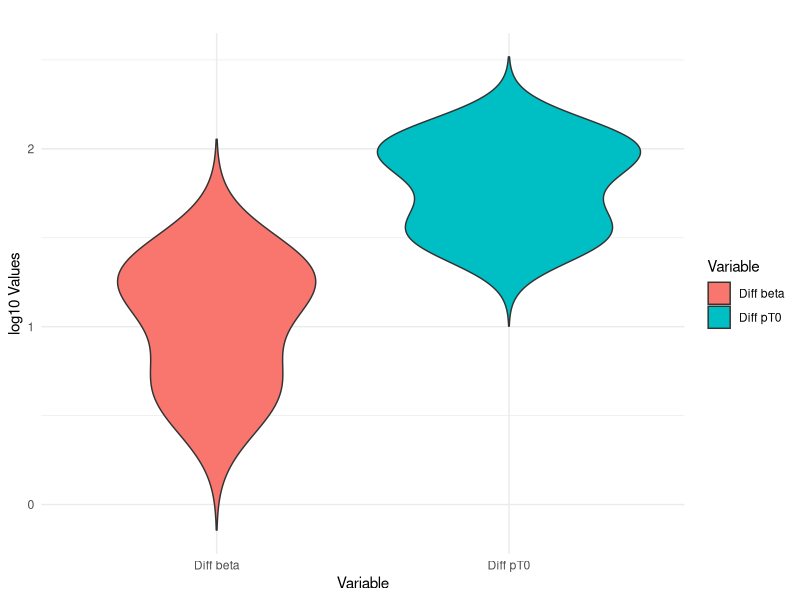

Generate this figure with R:
# Check how different the values are for yes vs no of a categorical cov
# Monolix gives the beta value for that parameter, so you have to obtain  
# the value for the other group.  

#Load packages and set working directory
library(readr)
library(ggplot2)
library(dplyr)
library(readxl)
library(gridExtra)

setwd("/Users/ejm6007/Desktop/NLME/B2AcReLogit50")


#Load files 
#Document with best mdoels
B2AcRe_SelectedModels <- read_xlsx("Summary_B2AcReLogit50_ModelSelection.xlsx", 
                                   sheet = "Model Selection 1")
j=1
#Prm values
B2AcReAll<-read_csv("B2AcReLogit50AllTotal.csv")

#best models for each selecttion type
selectedrows=c(13, 5, 9, 15)
parameters<-c("delta", "log10pT0", "c", "beta", "tstart")

#keep best models
rows=selectedrows[j]
B2AcRe_SelectedModels<-B2AcRe_SelectedModels[1:rows, ]

#From the matrix of prm values, create one that contains the prm values for  
#the best models
BestModelsPrmValues<-NULL
for (i in 1:rows){
  current<-B2AcReAll[which(B2AcReAll$Run==B2AcRe_SelectedModels$Run[i]), ]
  BestModelsPrmValues<-rbind(BestModelsPrmValues, current)
}

### Check population level values of log10pT0 when there is no strong neut (pop)
### vs when there there is (beta_log10pT0_Dyn_Rebound)
### log10pT0 follows a normal dist, so log10pT0_Dyn_Rebound=log10pT0_pop+beta_log10pT0_Dyn_Rebound

beta_log10pT0_Dyn<-BestModelsPrmValues[which((grepl("_log10pT0_Dynamics_", BestModelsPrmValues$param))), c(1, 2, 10, 11)]
log10pT0_pop<-BestModelsPrmValues[which((grepl("log10pT0_pop", BestModelsPrmValues$param))), c(1, 2, 10, 11)]

#Keep log10pT0_pop for the cases where f80 is a cat cov
log10pT0_pop <- log10pT0_pop[log10pT0_pop$Run %in% beta_log10pT0_Dyn$Run, ]


#Order them in increasing order of Run to make sure that they match
beta_log10pT0_Dyn <- beta_log10pT0_Dyn[order(beta_log10pT0_Dyn$Run), ]
log10pT0_pop <- log10pT0_pop[order(log10pT0_pop$Run), ]

log10pT0_Dyn_Reb= log10pT0_pop$estimate+beta_log10pT0_Dyn$estimate

#Check the difference between the log10pT0_pop and log10pT0_f80_yes
Diff_log10pT0=round(log10pT0_Dyn_Reb-log10pT0_pop$estimate, 2)


### Find the population level value of log10beta for the monkeys in rebound 
### log10beta follows a normal dist 
beta_log10beta_Dyn<-BestModelsPrmValues[which((grepl("_log10beta_Dynamics_", BestModelsPrmValues$param))), c(1, 2, 10, 11)]
log10beta_pop<-BestModelsPrmValues[which((grepl("log10beta_pop", BestModelsPrmValues$param))), c(1, 2, 10, 11)]

#Keep log10beta_pop for the cases where f80 is a cat cov
log10beta_pop <- log10beta_pop[log10beta_pop$Run %in% beta_log10beta_Dyn$Run, ]


#Order them in increasing order of Run to make sure that they match
beta_log10beta_Dyn <- beta_log10beta_Dyn[order(beta_log10beta_Dyn$Run), ]
log10beta_pop <- log10beta_pop[order(log10beta_pop$Run), ]

log10beta_Dyn_Reb= log10beta_pop$estimate+beta_log10beta_Dyn$estimate

#Check the difference between the log10beta_pop and log10pT0_f80_yes
Diff_log10beta=round(log10beta_Dyn_Reb-log10beta_pop$estimate, 2)

n=length(log10beta_Dyn_Reb)

# Combine the data into a data frame
df <- data.frame(
  Variable = rep(c("Diff beta", "Diff pT0"), times = c(length(Diff_log10beta), length(Diff_log10pT0))),
                 Value = c(abs(Diff_log10beta), abs(Diff_log10pT0))
  )
  
ggplot(df, aes(x = Variable, y = Value, fill = Variable)) +
  geom_violin(position = "dodge", trim = FALSE) +
  ylab("log10 Values") +
  ggtitle("") +
  theme_minimal()
